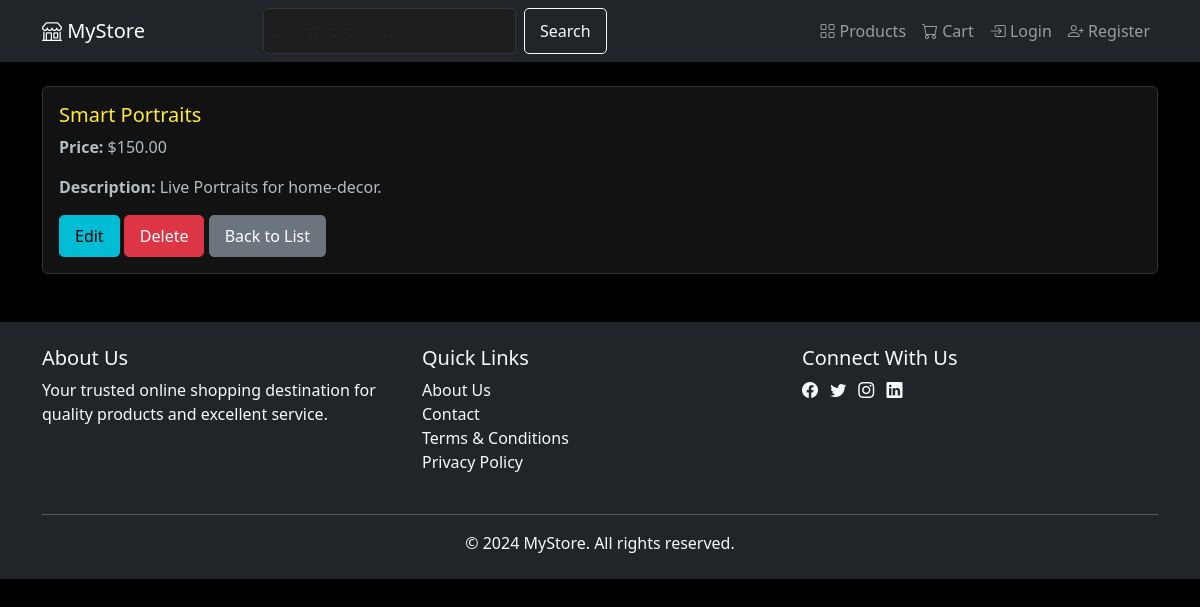
Page /product/3/ on the committed database.
### store/models.py (models this page shows, shortened)
class Product(models.Model):
    name = models.CharField(max_length=200)
    description = models.TextField()
    price = models.DecimalField(max_digits=10, decimal_places=2)
    image = models.ImageField(upload_to='products/', null=True, blank=True)
    stock = models.IntegerField(default=0)
    video = models.FileField(upload_to='videos/', null=True, blank=True)
    media = models.FileField(upload_to='media/', null=True, blank=True)
    is_featured = models.BooleanField(default=False)  # New field for featured products
    category = models.ForeignKey(Category, on_delete=models.CASCADE, related_name='products', null=True, blank=True)

### store/views.py (the view)
# urls.py: path('product/<int:pk>/', views.product_detail, name='product_detail'),
def product_detail(request, pk):
    product = get_object_or_404(Product, pk=pk)  # Fetch the product based on primary key
    return render(request, 'store/product_detail.html', {'product': product})

### store/templates/store/product_detail.html
{% extends 'store/base.html' %}
{% block content %}
<div class="card">
    <div class="card-body">
        <h5 class="card-title">{{ product.name }}</h5>
        <p class="card-text"><strong>Price:</strong> ${{ product.price }}</p>
        <p class="card-text"><strong>Description:</strong> {{ product.description }}</p>
        <a href="{% url 'store:product_update' product.pk %}" class="btn btn-primary">Edit</a>
        <a href="{% url 'store:product_delete' product.pk %}" class="btn btn-danger">Delete</a>
        <a href="{% url 'store:product_list' %}" class="btn btn-secondary">Back to List</a>
    </div>
</div>
{% endblock %}

### static/css/styles.css (style rules this page uses)
body { background-color: #000; color: #e0e0e0; font-family: 'Segoe UI', Tahoma, Geneva, Verdana, sans-serif; }
a { color: #00bcd4; text-decoration: none; }
.btn { padding: 8px 15px; border-radius: 5px; font-weight: 500; }
.btn-primary { background-color: #00bcd4; border-color: #00bcd4; color: #000; }
.card { transition: transform 0.2s ease, box-shadow 0.2s ease; background-color: #121212; border: 1px solid #333; color: #e0e0e0; }
.card-title { color: #ffeb3b; }
.card-text { color: #b0bec5; }

### rows in the picture
Product: name "Smart Portraits", price "150.00", description "Live Portraits for home-decor."
